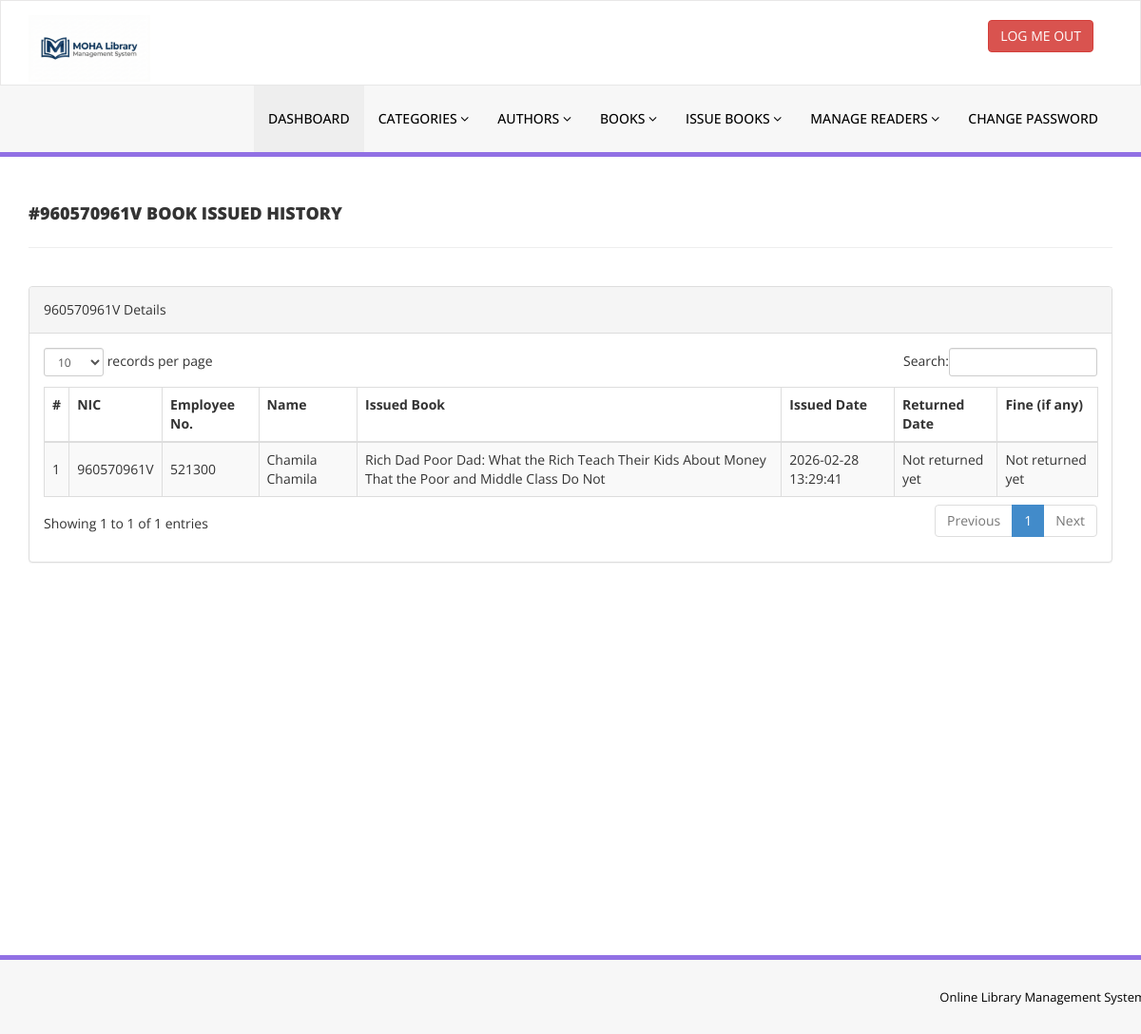
The page /admin/user-history.php?NIC=960570961V (signed in) on the database its author committed.
### tables this page shows
CREATE TABLE `tblissuedbookdetails` (
  `id` int(11) NOT NULL,
  `BookId` int(11) DEFAULT NULL,
  `NIC` varchar(150) DEFAULT NULL,
  `IssuesDate` timestamp NULL DEFAULT current_timestamp(),
  `ReturnDate` timestamp NULL DEFAULT NULL ON UPDATE current_timestamp(),
  `Reminder` int(11) DEFAULT NULL,
  `RetrunStatus` int(1) DEFAULT NULL,
  `fine` int(11) DEFAULT NULL,
  `remark` mediumtext NOT NULL
);

CREATE TABLE `tblstudents` (
  `id` int(11) NOT NULL,
  `NIC` varchar(100) DEFAULT NULL,
  `EmpNo` varchar(100) DEFAULT NULL,
  `FullName` varchar(120) DEFAULT NULL,
  `EmailId` varchar(120) DEFAULT NULL,
  `MobileNumber` char(11) DEFAULT NULL,
  `Password` varchar(120) DEFAULT NULL,
  `Status` int(1) DEFAULT NULL,
  `approval` int(1) DEFAULT NULL,
  `RegDate` timestamp NULL DEFAULT current_timestamp(),
  `UpdationDate` timestamp NULL DEFAULT NULL ON UPDATE current_timestamp()
);

CREATE TABLE `tblbooks` (
  `id` int(11) NOT NULL,
  `BookName` varchar(255) DEFAULT NULL,
  `CatId` int(11) DEFAULT NULL,
  `AuthorId` int(11) DEFAULT NULL,
  `ISBNNumber` varchar(25) DEFAULT NULL,
  `BookPrice` decimal(10,2) DEFAULT NULL,
  `bookImage` varchar(250) NOT NULL,
  `isIssued` int(1) DEFAULT NULL,
  `RegDate` timestamp NULL DEFAULT current_timestamp(),
  `UpdationDate` timestamp NULL DEFAULT NULL ON UPDATE current_timestamp(),
  `bookQty` int(11) DEFAULT NULL
);

### admin/user-history.php (the view, shortened to what this page needs)
<?php
include('includes/config.php');
if(strlen($_SESSION['alogin'])==0)
    {
header('location:index.php');
}
else{
    ?>
<!DOCTYPE html>
<html xmlns="http://www.w3.org/1999/xhtml">
<head>
    <link href="assets/css/bootstrap.css" rel="stylesheet" />
    <link href="assets/css/font-awesome.css" rel="stylesheet" />
    <link href="assets/js/dataTables/dataTables.bootstrap.css" rel="stylesheet" />
    <link href="assets/css/style.css" rel="stylesheet" />
</head>
<body>
<?php include('includes/header.php');?>
    <div class="content-wrapper">
         <div class="container">
        <div class="row pad-botm">
            <div class="col-md-12">
                <?php $NIC=$_GET['NIC']; ?>
                <h4 class="header-line">#<?php echo $NIC;?> Book Issued History</h4>
    </div>
        </div>
            <div class="row">
                <div class="col-md-12">
                    <div class="panel panel-default">
                        <div class="panel-heading">
<?php echo $NIC;?> Details
                        </div>
                        <div class="panel-body">
                            <div class="table-responsive">
                                <table class="table table-striped table-bordered table-hover" id="dataTables-example">
                                    <thead>
                                        <tr>
                                            <th>#</th>
                                            <th>NIC</th>
                                            <th>Employee No.</th>
                                            <th>Name</th>
                                            <th>Issued Book  </th>
                                            <th>Issued Date</th>
                                            <th>Returned Date</th>
                                            <th>Fine (if any)</th>
                                        </tr>
                                    </thead>
                                    <tbody>
<?php
$sql = "SELECT tblstudents.EmpNo, tblstudents.NIC ,tblstudents.FullName,tblstudents.EmailId,tblstudents.MobileNumber,tblbooks.BookName,tblbooks.ISBNNumber,tblissuedbookdetails.IssuesDate,tblissuedbookdetails.ReturnDate,tblissuedbookdetails.id as rid,tblissuedbookdetails.fine,tblissuedbookdetails.RetrunStatus,tblbooks.id as bid,tblbooks.bookImage from  tblissuedbookdetails join tblstudents on tblstudents.NIC=tblissuedbookdetails.NIC join tblbooks on tblbooks.id=tblissuedbookdetails.BookId where tblstudents.NIC='$NIC' ";
$query = $dbh -> prepare($sql);
$query->execute();
$results=$query->fetchAll(PDO::FETCH_OBJ);
$cnt=1;
if($query->rowCount() > 0)
{
foreach($results as $result)
{               ?>
                                        <tr class="odd gradeX">
                                            <td class="center"><?php echo htmlentities($cnt);?></td>
                                            <td class="center"><?php echo htmlentities($result->NIC);?></td>
                                            <td class="center"><?php echo htmlentities($result->EmpNo);?></td>
                                            <td class="center"><?php echo htmlentities($result->FullName);?></td>
                                            <td class="center"><?php echo htmlentities($result->BookName);?></td>
                                            <td class="center"><?php echo htmlentities($result->IssuesDate);?></td>
                                            <td class="center"><?php if($result->ReturnDate==''): echo "Not returned yet";
                                            else: echo htmlentities($result->ReturnDate); endif;?></td>
                                             <td class="center"><?php if($result->ReturnDate==''): echo "Not returned yet";
                                              else: echo "Rs. " . $result->fine; endif;
                                             ?></td>
                                        </tr>
 <?php $cnt=$cnt+1;}} ?>
                                    </tbody>
                                </table>
                            </div>
                        </div>
                    </div>
                </div>
            </div>
    </div>
    </div>
  <?php include('includes/footer.php');?>
</body>
</html>
<?php } ?>

### admin/assets/css/style.css (style rules this page uses)
.content-wrapper { margin-top: 40px; min-height:800px; padding-bottom:90px; }
.header-line { font-weight:900; padding-bottom:25px; border-bottom:1px solid #eeeeee; text-transform:uppercase; }
.pad-botm { padding-bottom:30px; }
thead th { vertical-align: top !important; }
tbody td { vertical-align: middle !important; }

### rows shown on the page
tblissuedbookdetails: tblstudents.NIC "960570961V", tblstudents.EmpNo "521300", tblstudents.FullName "Chamila Chamila", BookId.BookName "Rich Dad Poor Dad: What the Rich Teach Their Kids About Money That the Poor and Middle Class Do Not", IssuesDate "2026-02-28 13:29:41", shows "Not returned yet"

### other values the page prints
$NIC "960570961V"
